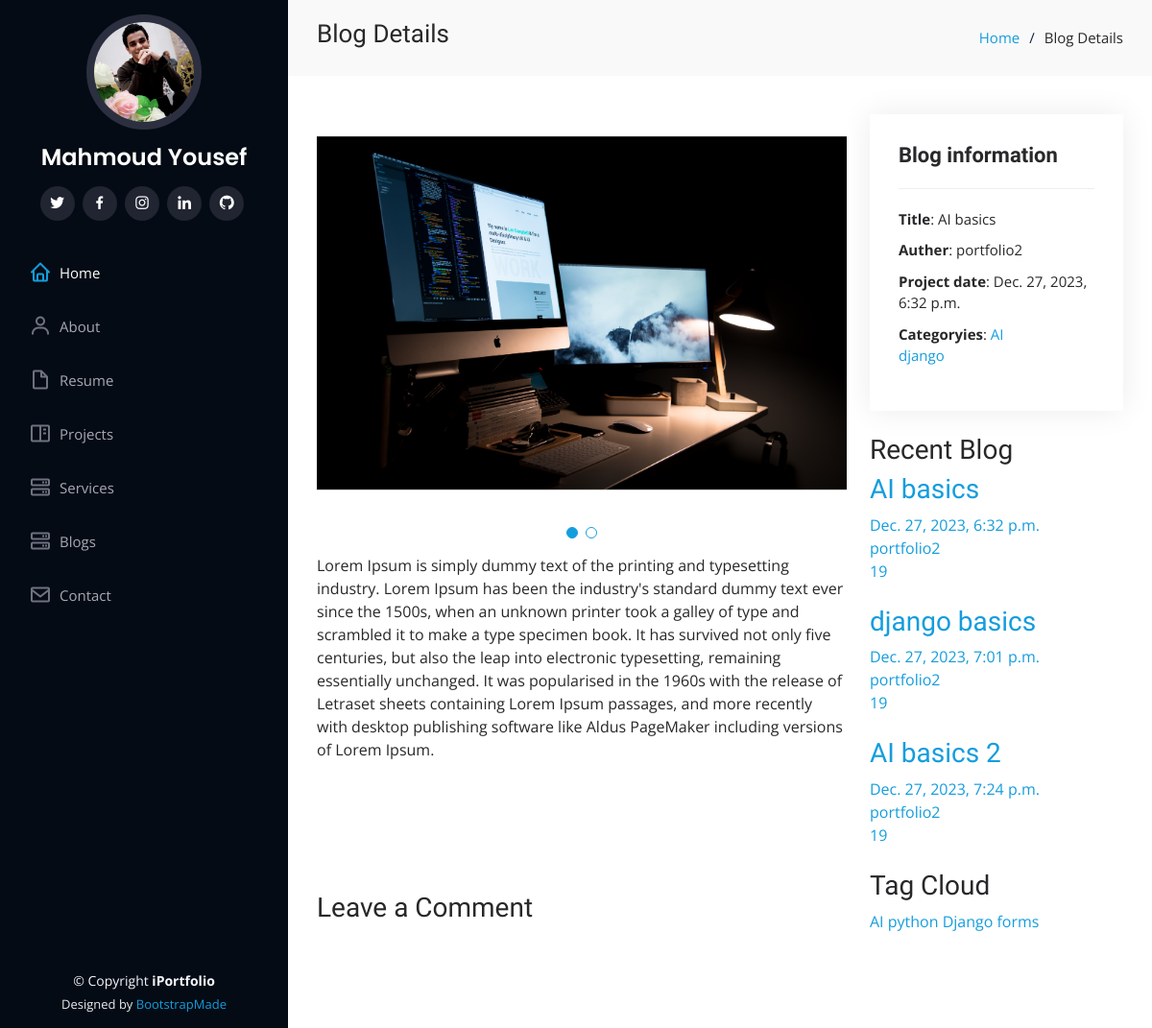
The page /blog/ai-basics on the database its author committed.
### settings/models.py (models this page shows, shortened)
class About(models.Model):
    user = models.OneToOneField(User,on_delete=models.CASCADE)
    username = models.CharField(max_length=20,null=True, blank=True)
    phone_number = models.CharField(max_length=20)
    date_of_birth = models.DateField(null=True, blank=True)
    headline = models.CharField(max_length=50 , blank=True, null=True)
    address = models.CharField(max_length=50, blank=True, null=True)
    zip_code = models.IntegerField(null=True, blank=True)
    image = models.ImageField(upload_to='users/', null=True, blank=True )
    email = models.EmailField( max_length=254, blank=True, null=True)
    resume = models.FileField( upload_to='files/', max_length=100 ,blank=True, null=True)
    about = models.TextField(blank=True)
    age = models.IntegerField(null=True, blank=True)
    degree = models.CharField( max_length=50 ,blank=True, null=True)
    views = models.IntegerField(default=0)

### blog/models.py (models this page shows, shortened)
class PostImages(models.Model):
    post = models.ForeignKey(Post, related_name='post_image', on_delete=models.CASCADE)
    image = models.ImageField( upload_to='postImages')

class Post(models.Model):
    auther = models.ForeignKey(User, related_name="post_auther",verbose_name=('auther'), on_delete=models.CASCADE)
    title = models.CharField(max_length=100,verbose_name=('title'))
    tags = TaggableManager(("tags"))
    image = models.ImageField(("image"),upload_to='post/')
    created_at = models.DateTimeField( ("created_at"),default=timezone.now)
    description = models.TextField(("description"),max_length=100000)
    slug = models.SlugField(null=True,blank=True)
    category = models.ForeignKey('PostCategory',related_name='post_category',verbose_name=('category'),on_delete=models.CASCADE ,null=True,blank=True)
    def __str__(self):
        return self.title
    def get_absolute_url(self):
        return reverse("blog:post_detail", kwargs={"slug": self.slug})

class PostCategory(models.Model):
    name = models.CharField(null=True,blank=True, max_length=50)
    def __str__(self):
        return self.name

### blog/views.py (the view)
# urls.py: path('<slug:slug>' , views.PostDetail.as_view() , name='post_detail'),
class PostDetail(DetailView):
    model = Post
    template_name = 'blog/post_details.html'
    def get_context_data(self, **kwargs):
        context = super().get_context_data(**kwargs)
        context["categories"] = PostCategory.objects.all().annotate(post_count=Count('post_category'))
        context["tags"] = Tag.objects.all()
        context["recent_posts"] = Post.objects.all()[:3]
        return context

### blog/templates/blog/post_details.html (shortened to what this page needs)
{% extends "base.html" %}
{% load static %}
{% block body %}
<main id="main">
    <section id="breadcrumbs" class="breadcrumbs">
        <div class="container">
            <div class="d-flex justify-content-between align-items-center">
                <h2>Blog Details</h2>
                <ol>
                    <li><a href="/">Home</a></li>
                    <li>Blog Details</li>
                </ol>
            </div>
        </div>
    </section>
    <section id="portfolio-details" class="portfolio-details">
        <div class="container">
            <div class="row gy-4">
                <div class="col-lg-8">
                    <div class="portfolio-details-slider swiper">
                        <div class="swiper-wrapper align-items-center">
                            {% for image in object.post_image.all %}
                            <div class="swiper-slide">
                                <img src="{{image.image.url}}" alt="">
                            </div>
                            {% endfor %}
                        </div>
                        <div class="swiper-pagination"></div>
                    </div>
                    <p>{{object.description}}</p><br>
                    <div class="pt-5 mt-5">
                    <h3 class="mb-5">Leave a Comment</h3>
                </div>
                </div>
                <div class="col-lg-4">
                    <div class="portfolio-info">
                        <h3>Blog information</h3>
                        <ul>
                            <li><strong>Title</strong>: {{object.title}}</li>
                            <li><strong>Auther</strong>: {{object.auther}}</li>
                            <li><strong>Project date</strong>: {{object.created_at}}</li>
                            <li><strong>Categoryies</strong>:
                                {% for category in categories %}
                                 <a href="{% url 'blog:post_by_category' category %}">{{category}}</a></li>
                                 {% endfor %}
                        </ul>
                    </div><br>
                    <div class="sidebar-box ftco-animate">
                        <h3 class="heading-sidebar">Recent Blog</h3>
                        {% for post in recent_posts  %}
                        <div class="block-21 mb-4 d-flex">
                            <div class="text">
                                <h3 class="heading"><a href="{{post.get_absolute_url}}">{{post}}</a></h3>
                                <div class="meta">
                                    <div><a href="{{post.get_absolute_url}}">{{post.created_at}}</a></div>
                                    <div><a href="{{post.get_absolute_url}}">{{post.auther}}</a></div>
                                    <div><a href="{{post.get_absolute_url}}"> 19</a>
                                    </div>
                                </div>
                            </div>
                        </div>
                        {% endfor %}
                    </div>
                    <div class="sidebar-box ftco-animate">
                    <h3 class="heading-sidebar">Tag Cloud</h3>
                    <div class="tagcloud">
                        {% for tag in tags  %}
                        <a href="{% url 'blog:post_by_tags' tag %}" class="tag-cloud-link">{{tag}}</a>
                        {% endfor %}
                    </div>
                </div>
                </div>
            </div>
        </div>
    </section>
</main>
{% endblock body%}

### templates/base.html (shortened to what this page needs)
{% load static %}
<!DOCTYPE html>
<html lang="en">
<head>
  <link href="{% static 'assets/vendor/aos/aos.css' %}" rel="stylesheet">
  <link href="{% static 'assets/vendor/bootstrap/css/bootstrap.min.css' %}" rel="stylesheet">
  <link href="{% static 'assets/vendor/bootstrap-icons/bootstrap-icons.css' %}" rel="stylesheet">
  <link href="{% static 'assets/vendor/boxicons/css/boxicons.min.css' %}" rel="stylesheet">
  <link href="{% static 'assets/vendor/glightbox/css/glightbox.min.css' %}" rel="stylesheet">
  <link href="{% static 'assets/vendor/swiper/swiper-bundle.min.css' %}" rel="stylesheet">
  <link href="{% static 'assets/css/style.css' %}" rel="stylesheet">
</head>
<body>
  <header id="header">
    <div class="d-flex flex-column">
      <div class="profile">
        <img src="{{abouts.image.url}}" alt="" class="img-fluid rounded-circle">
        <h1 class="text-light"><a href="index.html">{{abouts.username}}</a></h1>
        <div class="social-links mt-3 text-center">
          <a href="{{myfooter.twitter_link}}" class="twitter"><i class="bx bxl-twitter"></i></a>
          <a href="{{myfooter.fb_link}}" class="facebook"><i class="bx bxl-facebook"></i></a>
          <a href="{{myfooter.instagram_link}}" class="instagram"><i class="bx bxl-instagram"></i></a>
          <a href="{{myfooter.twitter_link}}" class="linkedin"><i class="bx bxl-linkedin"></i></a>
          <a href="{{myfooter.githup_link}}" class="linkedin"><i class="bx bxl-github"></i></a>
        </div>
      </div>
      <nav id="navbar" class="nav-menu navbar">
        <ul>
          <li><a href="#hero" class="nav-link scrollto active"><i class="bx bx-home"></i> <span>Home</span></a></li>
          <li><a href="#about" class="nav-link scrollto"><i class="bx bx-user"></i> <span>About</span></a></li>
          <li><a href="#resume" class="nav-link scrollto"><i class="bx bx-file-blank"></i> <span>Resume</span></a></li>
          <li><a href="#portfolio" class="nav-link scrollto"><i class="bx bx-book-content"></i> <span>Projects</span></a></li>
          <li><a href="#services" class="nav-link scrollto"><i class="bx bx-server"></i> <span>Services</span></a></li>
          <li><a href="#testimonials" class="nav-link scrollto"><i class="bx bx-server"></i> <span>Blogs</span></a></li>
          <li><a href="#contact" class="nav-link scrollto"><i class="bx bx-envelope"></i> <span>Contact</span></a></li>
        </ul>
      </nav>
    </div>
  </header>
  {% block body %}
    {% endblock body %}
  <footer id="footer">
    <div class="container">
      <div class="copyright">
        &copy; Copyright <strong><span>iPortfolio</span></strong>
      </div>
      <div class="credits">
        Designed by <a href="https://bootstrapmade.com/">BootstrapMade</a>
      </div>
    </div>
  </footer>
</body>
</html>

### static/assets/css/style.css (style rules this page uses)
body { font-family: "Open Sans", sans-serif; color: #272829; }
a { color: #149ddd; text-decoration: none; }
h1, h2, h3, h4, h5, h6 { font-family: "Raleway", sans-serif; }
#header { position: fixed; top: 0; left: 0; bottom: 0; width: 300px; transition: all ease-in-out 0.5s; z-index: 9997; transition: all 0.5s; padding: 0 15px; background: #040b14; overflow-y: auto; }
#header .profile img { margin: 15px auto; display: block; width: 120px; border: 8px solid #2c2f3f; }
#header .profile h1 { font-size: 24px; margin: 0; padding: 0; font-weight: 600; -moz-text-align-last: center; text-align-last: center; font-family: "Poppins", sans-serif; }
#header .profile h1 a, #header .profile h1 a:hover { color: #fff; text-decoration: none; }
#header .profile .social-links a { font-size: 18px; display: inline-block; background: #212431; color: #fff; line-height: 1; padding: 8px 0; margin-right: 4px; border-radius: 50%; text-align: center; width: 36px; height: 36px; transition: 0.3s; }
#main { margin-left: 300px; }
.container, .container-fluid { padding-left: 30px; padding-right: 30px; }
.nav-menu { padding: 30px 0 0 0; }
.nav-menu * { margin: 0; padding: 0; list-style: none; }
.nav-menu>ul>li { position: relative; white-space: nowrap; }
.nav-menu a, .nav-menu a:focus { display: flex; align-items: center; color: #a8a9b4; padding: 12px 15px; margin-bottom: 8px; transition: 0.3s; font-size: 15px; }
.nav-menu a i, .nav-menu a:focus i { font-size: 24px; padding-right: 8px; color: #6f7180; }
.nav-menu a:hover, .nav-menu .active, .nav-menu .active:focus, .nav-menu li:hover>a { text-decoration: none; color: #fff; }
.nav-menu a:hover i, .nav-menu .active i, .nav-menu .active:focus i, .nav-menu li:hover>a i { color: #149ddd; }
section { padding: 60px 0; overflow: hidden; }
.portfolio-details { padding-top: 40px; }
.portfolio-details .portfolio-details-slider img { width: 100%; }
.portfolio-details .portfolio-details-slider .swiper-pagination { margin-top: 20px; position: relative; }
.portfolio-details .portfolio-info { padding: 30px; box-shadow: 0px 0 30px rgba(5, 13, 24, 0.08); }
.portfolio-details .portfolio-info h3 { font-size: 22px; font-weight: 700; margin-bottom: 20px; padding-bottom: 20px; border-bottom: 1px solid #eee; }
.portfolio-details .portfolio-info ul { list-style: none; padding: 0; font-size: 15px; }
.portfolio-details .portfolio-info ul li+li { margin-top: 10px; }
.breadcrumbs { padding: 20px 0; background: #f9f9f9; }
.breadcrumbs h2 { font-size: 26px; font-weight: 300; }
.breadcrumbs ol { display: flex; flex-wrap: wrap; list-style: none; padding: 0; margin: 0; font-size: 15px; }
.breadcrumbs ol li+li { padding-left: 10px; }
.breadcrumbs ol li+li::before { display: inline-block; padding-right: 10px; color: #0e2442; content: "/"; }
#footer { padding: 15px; color: #f4f6fd; font-size: 14px; position: fixed; left: 0; bottom: 0; width: 300px; z-index: 9999; background: #040b14; }
#footer .copyright { text-align: center; }
#footer .credits { padding-top: 5px; text-align: center; font-size: 13px; color: #eaebf0; }

### rows shown on the page
About: image (picture), username "Mahmoud Yousef"
PostImages: image (picture)
Post: description "Lorem Ipsum is simply dummy text of the printing and typesetting industry. Lorem Ipsum has been the industry's standard dummy text ever since the 1500s, when an unknown printer took a galley of type and scrambled it to make a type specimen book. It has survived not only five centuries, but also the leap into electronic typesetting, remaining essentially unchanged. It was popularised in the 1960s with the release of Letraset sheets containing Lorem Ipsum passages, and more recently with desktop publishing software like Aldus PageMaker including versions of Lorem Ipsum.", title "AI basics", auther "portfolio2", created_at "Dec. 27, 2023, 6:32 p.m."
PostCategory: name "AI"
PostCategory: name "django"
Post: title "django basics", created_at "Dec. 27, 2023, 7:01 p.m.", auther "portfolio2"
Post: title "AI basics 2", created_at "Dec. 27, 2023, 7:24 p.m.", auther "portfolio2"
Tag: name "AI"
Tag: name "python"
Tag: name "Django"
Tag: name "forms"
